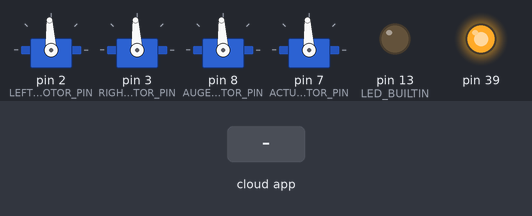
Bench run of a sketch on a simulated Arduino Mega 2560, built with avr-gcc and run on an emulated ATmega2560. Shown: 4 × servo, output pins drawn as LEDs (lit = HIGH). The inputs (shaded band) are chosen by the test bench. The ROS host is connected and sends only what is stated; what the sketch prints to the serial monitor is not drawn.

Above: at 1.7 s.
1.8 s: the phone or cloud app sets linear.x to 100
At 1.96 s:
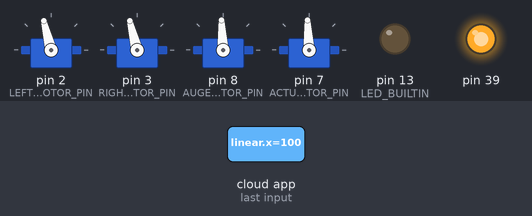
3.6 s: the phone or cloud app sets angular.z to -100
At 3.81 s:
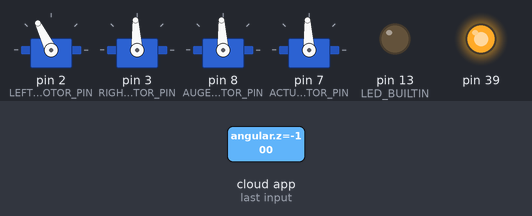
5.5 s: the phone or cloud app sets linear.x to -100
At 5.65 s:
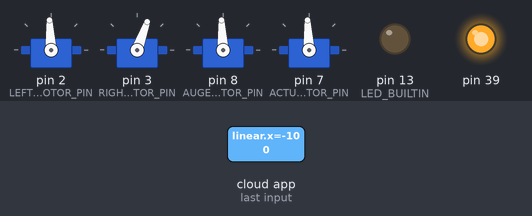
7.3 s: the phone or cloud app sets angular.z to 100
At 7.46 s:
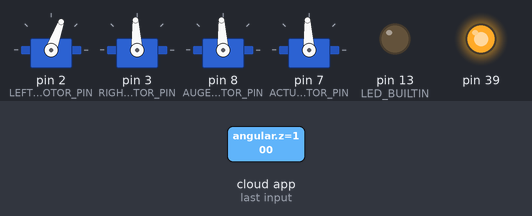
9.1 s: the phone or cloud app sets linear.x to 0
At 10.4 s:
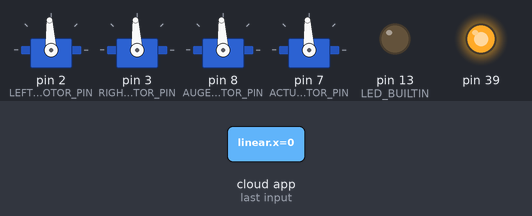
Timing chart, 0 to 11.9 s (numbered marks = the images above; inputs shaded):
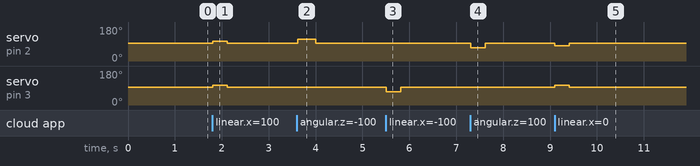

The sketch:

tank_drive.ino
```cpp
#include <micro_ros_arduino.h>
#include <rcl/rcl.h>
#include <rcl/error_handling.h>
#include <rclc/rclc.h>
#include <rclc/executor.h>
#include <geometry_msgs/msg/twist.h>
#include <std_msgs/msg/float32_multi_array.h>
#include <Servo.h>
#include <AccelStepper.h>

// ========== DIFFERENTIAL DRIVE MOTOR PINS ==========
#define LEFT_MOTOR_PIN 2
#define RIGHT_MOTOR_PIN 3

// ========== SCIENCE MODULE PINS ==========
#define AUGER_MOTOR_PIN 8
#define CAROUSEL_STEP_PIN 9
#define CAROUSEL_DIR_PIN 10
#define PLUNGER_STEP_PIN 11
#define PLUNGER_DIR_PIN 12
#define ACTUATOR_MOTOR_PIN 7


//============ Wheel, Battery, and Motor Specs ================

const double WHEEL_RADIUS = 0.14605/2; // in meters (11.5 inches diameter)
const double Kv = 473;  //Motor velocity constant in RPM/V
const double VOLTAGE_MAX = 14.5; // max voltage of the battery pack
const double GEAR_RATIO = 25; // motor gear ratio

const double MAX_RPM = Kv * VOLTAGE_MAX / GEAR_RATIO; // Max RPM at max voltage
const double MAX_VELOCITY = MAX_RPM * WHEEL_RADIUS * 2 * PI / 60; // (2.09 m/s) Max linear velocity in m/s of rover (2.09 m/s)

const double MAX_DESIRED_WHEEL_SPEED = 0.5;  // Speed limit that you put on the rover

// ========== DIFFERENTIAL DRIVE OBJECTS ==========
Servo left_motor;
Servo right_motor;

const int MIN_PWM = 1000;
const int NEUTRAL_PWM = 1500;
const int MAX_PWM = 2000;

const double WHEEL_BASE = 0.92;
const double MAX_LINEAR_VEL = 1.34;    //this is in m/s
const double MAX_ANGULAR_VEL = 2.0;   //this is in rad/s
const float DEADZONE = 0.05;

const unsigned long CMD_TIMEOUT_MS = 300;
unsigned long last_cmd_time = 0;

// ========== SCIENCE MODULE OBJECTS ==========
Servo auger_motor;
Servo actuator_motor;

AccelStepper carousel_stepper(AccelStepper::DRIVER, CAROUSEL_STEP_PIN, CAROUSEL_DIR_PIN);
AccelStepper plunger_stepper(AccelStepper::DRIVER, PLUNGER_STEP_PIN, PLUNGER_DIR_PIN);

const int STEPPER_MAX_SPEED = 2000;
const int STEPPER_ACCELERATION = 5000;

// ========== MICRO-ROS OBJECTS ==========
rcl_subscription_t twist_subscriber;
rcl_subscription_t science_subscriber;
geometry_msgs__msg__Twist twist_msg;

// Static buffer instead of malloc - much more reliable on embedded systems
#define SCIENCE_DATA_LEN 4
std_msgs__msg__Float32MultiArray science_msg;
float science_data_buffer[SCIENCE_DATA_LEN];

rclc_executor_t executor;
rclc_support_t support;
rcl_allocator_t allocator;
rcl_node_t node;
rcl_timer_t timer;

// ========== ERROR HANDLING ==========
#define RCCHECK(fn) { rcl_ret_t temp_rc = fn; if((temp_rc != RCL_RET_OK)){error_loop();}}
#define RCSOFTCHECK(fn) { rcl_ret_t temp_rc = fn; if((temp_rc != RCL_RET_OK)){}}

void error_loop() {
  while(1) {
    digitalWrite(LED_BUILTIN, !digitalRead(LED_BUILTIN));
    delay(100);
  }
}

// ========== DIFFERENTIAL DRIVE FUNCTIONS ==========
void setNeutralPWM() {
  left_motor.writeMicroseconds(NEUTRAL_PWM);
  right_motor.writeMicroseconds(NEUTRAL_PWM);
}


//=====================================================================================================================================
void setMotorPWM(double left_vel, double right_vel) {
  // Use the global constants defined at the top (1000, 1500, 2000)
  // We calculate the scaled output based on your desired speed limits

  // Map the velocities (-1.0 to 1.0) to the PWM range defined by your limits
  // left_vel and right_vel come from (linear +/- angular)

  float left_out = 1500 + (left_vel * 500 * (MAX_DESIRED_WHEEL_SPEED / MAX_VELOCITY));
  float right_out = 1500 + (right_vel * 500 * (MAX_DESIRED_WHEEL_SPEED / MAX_VELOCITY));

  left_motor.writeMicroseconds(constrain((int)left_out, MIN_PWM, MAX_PWM));
  right_motor.writeMicroseconds(constrain((int)right_out, MIN_PWM, MAX_PWM));
}

//====================================================================================================================================

void twist_callback(const void * msgin) {
  const geometry_msgs__msg__Twist * msg = (const geometry_msgs__msg__Twist *)msgin;
  last_cmd_time = millis();
  double linear = msg->linear.x;
  double angular = msg->angular.z;

  if (abs(linear) < DEADZONE) linear = 0.0; //dont think i really need this
  if (abs(angular) < DEADZONE) angular = 0.0;

  //linear = constrain(linear, -MAX_LINEAR_VEL, MAX_LINEAR_VEL);      // I guess you could constrain this to 1... also dont think i really need this.... planning on getting 1 as max angular and max linear speeds from python file
  //angular = constrain(angular, -MAX_ANGULAR_VEL, MAX_ANGULAR_VEL);

  double left_vel = linear - angular;        // Okay here is where i then re-create the left and right wheel velocities
  double right_vel = linear + angular;

  setMotorPWM(left_vel, right_vel);
}


void science_callback(const void * msgin) {
  const std_msgs__msg__Float32MultiArray * msg =
    (const std_msgs__msg__Float32MultiArray *)msgin;
  if (msg->data.size < 4) return;

  // Index 0: Auger motor
  int auger_pwm = constrain((int)msg->data.data[0], MIN_PWM, MAX_PWM);
  auger_motor.writeMicroseconds(auger_pwm);

  // Index 1: Carousel stepper
  float carousel_cmd = msg->data.data[1];
  if (abs(carousel_cmd) > 0.5) {
    carousel_stepper.move((long)carousel_cmd);
    carousel_stepper.runToPosition();
  }

  // Index 2: Plunger stepper
  float plunger_cmd = msg->data.data[2];
  if (abs(plunger_cmd) > 0.5) {
    plunger_stepper.move((long)plunger_cmd);
    plunger_stepper.runToPosition();
  }

  // Index 3: Actuator motor
  int actuator_pwm = constrain((int)msg->data.data[3], MIN_PWM, MAX_PWM);
  actuator_motor.writeMicroseconds(actuator_pwm);
}

void timer_callback(rcl_timer_t * timer, int64_t last_call_time) {
  (void) last_call_time;
  if (timer != NULL) {
    if (millis() - last_cmd_time > CMD_TIMEOUT_MS) {
      setNeutralPWM();
    }
    carousel_stepper.run();
    plunger_stepper.run();
  }
}

// ========== SETUP ==========
void setup() {
  Serial.begin(115200);
  delay(500);

  pinMode(LED_BUILTIN, OUTPUT);
  digitalWrite(LED_BUILTIN, HIGH);

  Serial.println("DEBUG: Starting setup...");

  // ===== Setup Motors =====
  left_motor.attach(LEFT_MOTOR_PIN);
  right_motor.attach(RIGHT_MOTOR_PIN);
  setNeutralPWM();

  auger_motor.attach(AUGER_MOTOR_PIN);
  auger_motor.writeMicroseconds(NEUTRAL_PWM);
  actuator_motor.attach(ACTUATOR_MOTOR_PIN);
  actuator_motor.writeMicroseconds(NEUTRAL_PWM);

  carousel_stepper.setMaxSpeed(STEPPER_MAX_SPEED);
  carousel_stepper.setAcceleration(STEPPER_ACCELERATION);
  plunger_stepper.setMaxSpeed(STEPPER_MAX_SPEED);
  plunger_stepper.setAcceleration(STEPPER_ACCELERATION);

  // Replace your fixed delay(2000) before micro-ROS setup with this:
  set_microros_transports();
  allocator = rcl_get_default_allocator();

  // Wait until agent is available
  while (RMW_RET_OK != rmw_uros_ping_agent(100, 10)) {
    digitalWrite(LED_BUILTIN, !digitalRead(LED_BUILTIN));
    delay(100);
  }
  digitalWrite(LED_BUILTIN, HIGH);

  // FIX: Set size to 0 initially. The capacity is what matters for the buffer.
  science_msg.data.data = science_data_buffer;
  science_msg.data.capacity = SCIENCE_DATA_LEN;
  science_msg.data.size = 0;
  memset(science_data_buffer, 0, sizeof(science_data_buffer));

  RCCHECK(rclc_support_init(&support, 0, NULL, &allocator));
  RCCHECK(rclc_node_init_default(&node, "motor_driver_node", "", &support));

  RCCHECK(rclc_subscription_init_default(
    &twist_subscriber, &node,
    ROSIDL_GET_MSG_TYPE_SUPPORT(geometry_msgs, msg, Twist), "cmd_vel"));

  RCCHECK(rclc_subscription_init_default(
    &science_subscriber, &node,
    ROSIDL_GET_MSG_TYPE_SUPPORT(std_msgs, msg, Float32MultiArray), "/new_science_module/commands"));

  RCCHECK(rclc_timer_init_default2(&timer, &support, RCL_MS_TO_NS(100), timer_callback, true));

  // FIX: Increased handle count to 4 to prevent resource exhaustion errors
  RCCHECK(rclc_executor_init(&executor, &support.context, 4, &allocator));

  RCCHECK(rclc_executor_add_subscription(&executor, &twist_subscriber, &twist_msg, &twist_callback, ON_NEW_DATA));
  RCCHECK(rclc_executor_add_subscription(&executor, &science_subscriber, &science_msg, &science_callback, ON_NEW_DATA));
  RCCHECK(rclc_executor_add_timer(&executor, &timer));

  digitalWrite(LED_BUILTIN, LOW);
  Serial.println("DEBUG: Setup complete!");

  pinMode(39, OUTPUT);
  digitalWrite(39, HIGH);

}

// ========== LOOP ==========
void loop() {
  RCSOFTCHECK(rclc_executor_spin_some(&executor, RCL_MS_TO_NS(100)));
  carousel_stepper.run();
  plunger_stepper.run();
  delay(10);
}
```

Measured:
- after the input at 1.8 s, servo on pin 2 (LEFT_MOTOR_PIN), servo on pin 3 (RIGHT_MOTOR_PIN): 93° → 104° at once, → 93° 0.31 s later
- after the input at 3.6 s, servo on pin 2 (LEFT_MOTOR_PIN): 93° → 116° at once, → 93° 0.39 s later
- after the input at 5.5 s, servo on pin 3 (RIGHT_MOTOR_PIN): 93° → 70° at once, → 93° 0.31 s later
- after the input at 7.3 s, servo on pin 2 (LEFT_MOTOR_PIN): 93° → 70° at once, → 93° 0.31 s later
- after the input at 9.1 s, servo on pin 2 (LEFT_MOTOR_PIN): 93° → 81° at once, → 93° 0.31 s later; servo on pin 3 (RIGHT_MOTOR_PIN): 93° → 104° at once, → 93° 0.31 s later
